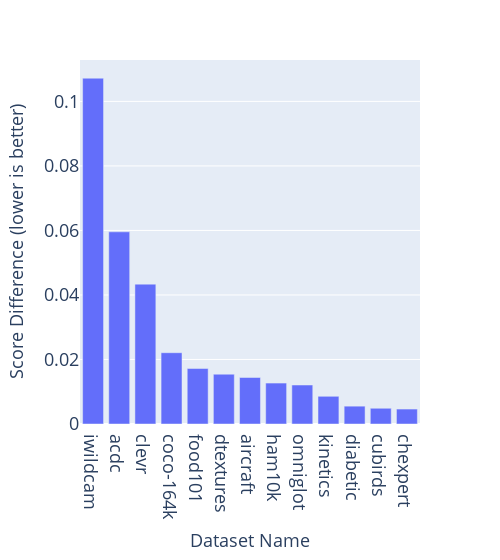

Source (notebook cell):
### Code cell
# Calculate the difference from 'full' variant
full_score = data[data['Name'] == 'full']['Score'].values[0]
# Remove row with 'full' variant
data = data[data['Name'] != 'full']
data['Score Difference'] = data['Score'] - full_score
font_size = 18
# Create a line chart with markers using Plotly
fig = px.bar(data, x='Name', y='Score Difference', labels={'Name': 'Dataset Name', 'Score Difference':'Score Difference (lower is better)'})
fig.update_layout(
    # height=300,
    width=500,
    showlegend=False,
    font=dict(size=font_size),  # Global font size
    yaxis=dict(
        title_font=dict(size=font_size),  # Y-axis title font size
        tickfont=dict(size=font_size),  # Y-axis tick font size
    ),
    xaxis=dict(
        title_font=dict(size=font_size),  # X-axis title font size (if any)
        tickfont=dict(size=font_size),  # X-axis tick font size
    ),
    # margin=dict(l=20, r=20, t=20, b=20),  # margins
    
)

# Save the figure as a PDF file
fig.write_image("figure.pdf")
# Show the figure
fig.show()

### Figure 1 — Plotly figure (JSON) as saved in the notebook; plotly's stock layout.template omitted (floating-point values rounded to 4 significant figures)
{"data": [{"alignmentgroup": "True", "hovertemplate": "Dataset Name=%{x}<br>Score Difference (lower is better)=%{y}<extra></extra>", "legendgroup": "", "marker": {"color": "#636efa", "pattern": {"shape": ""}}, "name": "", "offsetgroup": "", "orientation": "v", "showlegend": false, "textposition": "auto", "type": "bar", "x": ["iwildcam", "acdc", "clevr", "coco-164k", "food101", "dtextures", "aircraft", "ham10k", "omniglot", "kinetics", "diabetic", "cubirds", "chexpert"], "xaxis": "x", "y": [0.1072, 0.05957, 0.04335, 0.0221, 0.01719, 0.01544, 0.01442, 0.0127, 0.01209, 0.008588, 0.00553, 0.004879, 0.004633], "yaxis": "y"}], "layout": {"barmode": "relative", "font": {"size": 18}, "legend": {"tracegroupgap": 0}, "margin": {"t": 60}, "showlegend": false, "width": 500, "xaxis": {"anchor": "y", "domain": [0, 1], "tickfont": {"size": 18}, "title": {"font": {"size": 18}, "text": "Dataset Name"}}, "yaxis": {"anchor": "x", "domain": [0, 1], "tickfont": {"size": 18}, "title": {"font": {"size": 18}, "text": "Score Difference (lower is better)"}}}}
